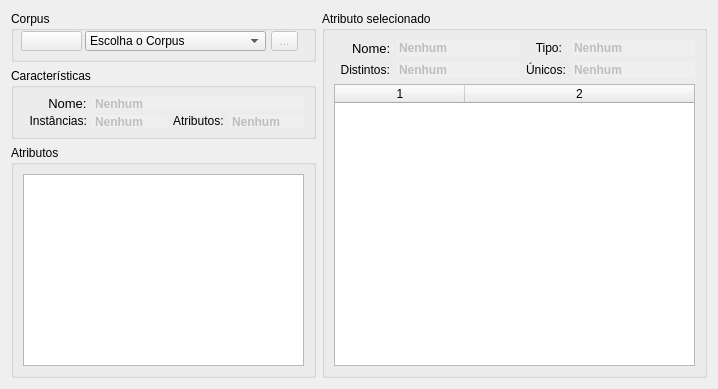
     <widget class="QWidget" name="tab_preProcess">
      <attribute name="title">
       <string>Pré-processamento</string>
      </attribute>
      <layout class="QGridLayout" name="gridLayout_5">
       <item row="0" column="0">
        <widget class="QGroupBox" name="groupBox_carregarCorpus">
         <property name="minimumSize">
          <size>
           <width>305</width>
           <height>51</height>
          </size>
         </property>
         <property name="maximumSize">
          <size>
           <width>305</width>
           <height>16777215</height>
          </size>
         </property>
         <property name="title">
          <string>Corpus</string>
         </property>
         <widget class="QPushButton" name="pushButton_abrir">
          <property name="enabled">
           <bool>false</bool>
          </property>
          <property name="geometry">
           <rect>
            <x>10</x>
            <y>20</y>
            <width>61</width>
            <height>20</height>
           </rect>
          </property>
          <property name="maximumSize">
           <size>
            <width>101</width>
            <height>21</height>
           </size>
          </property>
          <property name="font">
           <font>
            <italic>false</italic>
            <underline>false</underline>
            <strikeout>false</strikeout>
           </font>
          </property>
          <property name="cursor">
           <cursorShape>ArrowCursor</cursorShape>
          </property>
          <property name="layoutDirection">
           <enum>Qt::LeftToRight</enum>
          </property>
          <property name="autoFillBackground">
           <bool>false</bool>
          </property>
          <property name="text">
           <string/>
          </property>
          <property name="icon">
           <iconset>
            <normaloff>../imagens/folder_open.png</normaloff>../imagens/folder_open.png</iconset>
          </property>
          <property name="autoDefault">
           <bool>true</bool>
          </property>
          <property name="default">
           <bool>false</bool>
          </property>
          <property name="flat">
           <bool>false</bool>
          </property>
         </widget>
         <widget class="QComboBox" name="comboBox_corpus">
          <property name="geometry">
           <rect>
            <x>74</x>
            <y>20</y>
            <width>181</width>
            <height>20</height>
           </rect>
          </property>
          <property name="insertPolicy">
           <enum>QComboBox::InsertAlphabetically</enum>
          </property>
          <item>
           <property name="text">
            <string>Escolha o Corpus</string>
           </property>
          </item>
         </widget>
         <widget class="QToolButton" name="toolButton_construtor">
          <property name="enabled">
           <bool>false</bool>
          </property>
          <property name="geometry">
           <rect>
            <x>260</x>
            <y>20</y>
            <width>27</width>
            <height>20</height>
           </rect>
          </property>
          <property name="text">
           <string>...</string>
          </property>
         </widget>
        </widget>
       </item>
       <item row="0" column="1" rowspan="3">
        <widget class="QGroupBox" name="groupBox_atributoSelecionado">
         <property name="minimumSize">
          <size>
           <width>273</width>
           <height>0</height>
          </size>
         </property>
         <property name="font">
          <font>
           <pointsize>9</pointsize>
          </font>
         </property>
         <property name="title">
          <string>Atributo selecionado</string>
         </property>
         <property name="flat">
          <bool>false</bool>
         </property>
         <property name="checkable">
          <bool>false</bool>
         </property>
         <layout class="QGridLayout" name="gridLayout_4">
          <item row="0" column="0">
           <widget class="QLabel" name="label_nome">
            <property name="maximumSize">
             <size>
              <width>16777215</width>
              <height>16</height>
             </size>
            </property>
            <property name="font">
             <font>
              <pointsize>10</pointsize>
             </font>
            </property>
            <property name="text">
             <string>     Nome:</string>
            </property>
           </widget>
          </item>
          <item row="0" column="1">
           <widget class="QLineEdit" name="lineEdit_nome">
            <property name="enabled">
             <bool>false</bool>
            </property>
            <property name="maximumSize">
             <size>
              <width>16777215</width>
              <height>16</height>
             </size>
            </property>
            <property name="font">
             <font>
              <family>Arial</family>
              <weight>75</weight>
              <bold>true</bold>
              <strikeout>false</strikeout>
              <stylestrategy>PreferDefault</stylestrategy>
              <kerning>true</kerning>
             </font>
            </property>
            <property name="cursor">
             <cursorShape>ArrowCursor</cursorShape>
            </property>
            <property name="text">
             <string>Nenhum</string>
            </property>
            <property name="frame">
             <bool>false</bool>
            </property>
           </widget>
          </item>
          <item row="0" column="2">
           <widget class="QLabel" name="label_tipo">
            <property name="maximumSize">
             <size>
              <width>16777215</width>
              <height>16</height>
             </size>
            </property>
            <property name="font">
             <font>
              <pointsize>9</pointsize>
             </font>
            </property>
            <property name="text">
             <string>   Tipo:</string>
            </property>
           </widget>
          </item>
          <item row="0" column="3">
           <widget class="QLineEdit" name="lineEdit_tipo">
            <property name="enabled">
             <bool>false</bool>
            </property>
            <property name="maximumSize">
             <size>
              <width>16777215</width>
              <height>16</height>
             </size>
            </property>
            <property name="font">
             <font>
              <family>Arial</family>
              <weight>75</weight>
              <bold>true</bold>
              <strikeout>false</strikeout>
              <stylestrategy>PreferDefault</stylestrategy>
              <kerning>true</kerning>
             </font>
            </property>
            <property name="cursor">
             <cursorShape>ArrowCursor</cursorShape>
            </property>
            <property name="text">
             <string>Nenhum</string>
            </property>
            <property name="frame">
             <bool>false</bool>
            </property>
           </widget>
          </item>
          <item row="1" column="0">
           <widget class="QLabel" name="label_distintos">
            <property name="maximumSize">
             <size>
              <width>16777215</width>
              <height>16</height>
             </size>
            </property>
            <property name="font">
             <font>
              <pointsize>9</pointsize>
             </font>
            </property>
            <property name="text">
             <string>  Distintos:</string>
            </property>
           </widget>
          </item>
          <item row="1" column="1">
           <widget class="QLineEdit" name="lineEdit_distintos">
            <property name="enabled">
             <bool>false</bool>
            </property>
            <property name="maximumSize">
             <size>
              <width>16777215</width>
              <height>16</height>
             </size>
            </property>
            <property name="font">
             <font>
              <family>Arial</family>
              <weight>75</weight>
              <bold>true</bold>
             </font>
            </property>
            <property name="cursor">
             <cursorShape>ArrowCursor</cursorShape>
            </property>
            <property name="text">
             <string>Nenhum</string>
            </property>
            <property name="frame">
             <bool>false</bool>
            </property>
           </widget>
          </item>
          <item row="1" column="2">
           <widget class="QLabel" name="label_unicos">
            <property name="text">
             <string>Únicos:</string>
            </property>
           </widget>
          </item>
          <item row="1" column="3">
           <widget class="QLineEdit" name="lineEdit_unicos">
            <property name="enabled">
             <bool>false</bool>
            </property>
            <property name="maximumSize">
             <size>
              <width>16777215</width>
              <height>16</height>
             </size>
            </property>
            <property name="font">
             <font>
              <family>Arial</family>
              <weight>75</weight>
              <bold>true</bold>
              <strikeout>false</strikeout>
              <stylestrategy>PreferDefault</stylestrategy>
              <kerning>true</kerning>
             </font>
            </property>
            <property name="cursor">
             <cursorShape>ArrowCursor</cursorShape>
            </property>
            <property name="text">
             <string>Nenhum</string>
            </property>
            <property name="frame">
             <bool>false</bool>
            </property>
           </widget>
          </item>
          <item row="2" column="0" colspan="4">
           <widget class="QTableWidget" name="tableWidget_estatistica">
            <property name="editTriggers">
             <set>QAbstractItemView::NoEditTriggers</set>
            </property>
            <property name="tabKeyNavigation">
             <bool>false</bool>
            </property>
            <property name="alternatingRowColors">
             <bool>true</bool>
            </property>
            <property name="selectionMode">
             <enum>QAbstractItemView::SingleSelection</enum>
            </property>
            <property name="selectionBehavior">
             <enum>QAbstractItemView::SelectRows</enum>
            </property>
            <property name="showGrid">
             <bool>false</bool>
            </property>
            <property name="sortingEnabled">
             <bool>true</bool>
            </property>
            <property name="columnCount">
             <number>2</number>
            </property>
            <attribute name="horizontalHeaderCascadingSectionResizes">
             <bool>false</bool>
            </attribute>
            <attribute name="horizontalHeaderDefaultSectionSize">
             <number>130</number>
            </attribute>
            <attribute name="horizontalHeaderMinimumSectionSize">
             <number>26</number>
            </attribute>
            <attribute name="horizontalHeaderShowSortIndicator" stdset="0">
             <bool>true</bool>
            </attribute>
            <attribute name="horizontalHeaderStretchLastSection">
             <bool>true</bool>
            </attribute>
            <attribute name="verticalHeaderVisible">
             <bool>false</bool>
            </attribute>
            <attribute name="verticalHeaderDefaultSectionSize">
             <number>17</number>
            </attribute>
            <attribute name="verticalHeaderMinimumSectionSize">
             <number>17</number>
            </attribute>
            <column/>
            <column/>
           </widget>
          </item>
         </layout>
        </widget>
       </item>
       <item row="1" column="0">
        <widget class="QGroupBox" name="groupBox_relatorioGeral">
         <property name="minimumSize">
          <size>
           <width>305</width>
           <height>71</height>
          </size>
         </property>
         <property name="maximumSize">
          <size>
           <width>305</width>
           <height>71</height>
          </size>
         </property>
         <property name="font">
          <font>
           <pointsize>9</pointsize>
          </font>
         </property>
         <property name="title">
          <string>Características</string>
         </property>
         <property name="flat">
          <bool>false</bool>
         </property>
         <property name="checkable">
          <bool>false</bool>
         </property>
         <layout class="QGridLayout" name="gridLayout">
          <item row="0" column="0">
           <widget class="QLabel" name="label_relatorio">
            <property name="font">
             <font>
              <pointsize>10</pointsize>
             </font>
            </property>
            <property name="text">
             <string>       Nome:</string>
            </property>
           </widget>
          </item>
          <item row="0" column="1" colspan="3">
           <widget class="QLineEdit" name="lineEdit_relatorio">
            <property name="enabled">
             <bool>false</bool>
            </property>
            <property name="font">
             <font>
              <family>Arial</family>
              <weight>75</weight>
              <bold>true</bold>
             </font>
            </property>
            <property name="cursor">
             <cursorShape>ArrowCursor</cursorShape>
            </property>
            <property name="text">
             <string>Nenhum</string>
            </property>
            <property name="frame">
             <bool>false</bool>
            </property>
           </widget>
          </item>
          <item row="1" column="0">
           <widget class="QLabel" name="label_instancias">
            <property name="font">
             <font>
              <pointsize>9</pointsize>
             </font>
            </property>
            <property name="text">
             <string>  Instâncias:</string>
            </property>
           </widget>
          </item>
          <item row="1" column="1">
           <widget class="QLineEdit" name="lineEdit_instancias">
            <property name="enabled">
             <bool>false</bool>
            </property>
            <property name="font">
             <font>
              <family>Arial</family>
              <weight>75</weight>
              <bold>true</bold>
             </font>
            </property>
            <property name="cursor">
             <cursorShape>ArrowCursor</cursorShape>
            </property>
            <property name="text">
             <string>Nenhum</string>
            </property>
            <property name="frame">
             <bool>false</bool>
            </property>
           </widget>
          </item>
          <item row="1" column="2">
           <widget class="QLabel" name="label_atributos">
            <property name="font">
             <font>
              <pointsize>9</pointsize>
             </font>
            </property>
            <property name="text">
             <string>Atributos:</string>
            </property>
           </widget>
          </item>
          <item row="1" column="3">
           <widget class="QLineEdit" name="lineEdit_atributos">
            <property name="enabled">
             <bool>false</bool>
            </property>
            <property name="font">
             <font>
              <family>Arial</family>
              <weight>75</weight>
              <bold>true</bold>
             </font>
            </property>
            <property name="cursor">
             <cursorShape>ArrowCursor</cursorShape>
            </property>
            <property name="text">
             <string>Nenhum</string>
            </property>
            <property name="frame">
             <bool>false</bool>
            </property>
           </widget>
          </item>
         </layout>
        </widget>
       </item>
       <item row="2" column="0">
        <widget class="QGroupBox" name="groupBox_atributos">
         <property name="minimumSize">
          <size>
           <width>305</width>
           <height>0</height>
          </size>
         </property>
         <property name="maximumSize">
          <size>
           <width>305</width>
           <height>16777215</height>
          </size>
         </property>
         <property name="font">
          <font>
           <pointsize>9</pointsize>
          </font>
         </property>
         <property name="title">
          <string>Atributos</string>
         </property>
         <layout class="QGridLayout" name="gridLayout_3">
          <item row="0" column="0">
           <widget class="QTableWidget" name="tableWidget_atributos">
            <property name="font">
             <font>
              <pointsize>8</pointsize>
             </font>
            </property>
            <property name="layoutDirection">
             <enum>Qt::LeftToRight</enum>
            </property>
            <property name="editTriggers">
             <set>QAbstractItemView::NoEditTriggers</set>
            </property>
            <property name="tabKeyNavigation">
             <bool>false</bool>
            </property>
            <property name="alternatingRowColors">
             <bool>true</bool>
            </property>
            <property name="selectionMode">
             <enum>QAbstractItemView::SingleSelection</enum>
            </property>
            <property name="selectionBehavior">
             <enum>QAbstractItemView::SelectRows</enum>
            </property>
            <property name="showGrid">
             <bool>false</bool>
            </property>
            <property name="sortingEnabled">
             <bool>true</bool>
            </property>
            <property name="columnCount">
             <number>2</number>
            </property>
            <attribute name="horizontalHeaderVisible">
             <bool>false</bool>
            </attribute>
            <attribute name="horizontalHeaderDefaultSectionSize">
             <number>50</number>
            </attribute>
            <attribute name="horizontalHeaderStretchLastSection">
             <bool>true</bool>
            </attribute>
            <attribute name="verticalHeaderVisible">
             <bool>false</bool>
            </attribute>
            <attribute name="verticalHeaderDefaultSectionSize">
             <number>17</number>
            </attribute>
            <column/>
            <column/>
           </widget>
          </item>
         </layout>
        </widget>
       </item>
      </layout>
     </widget>
